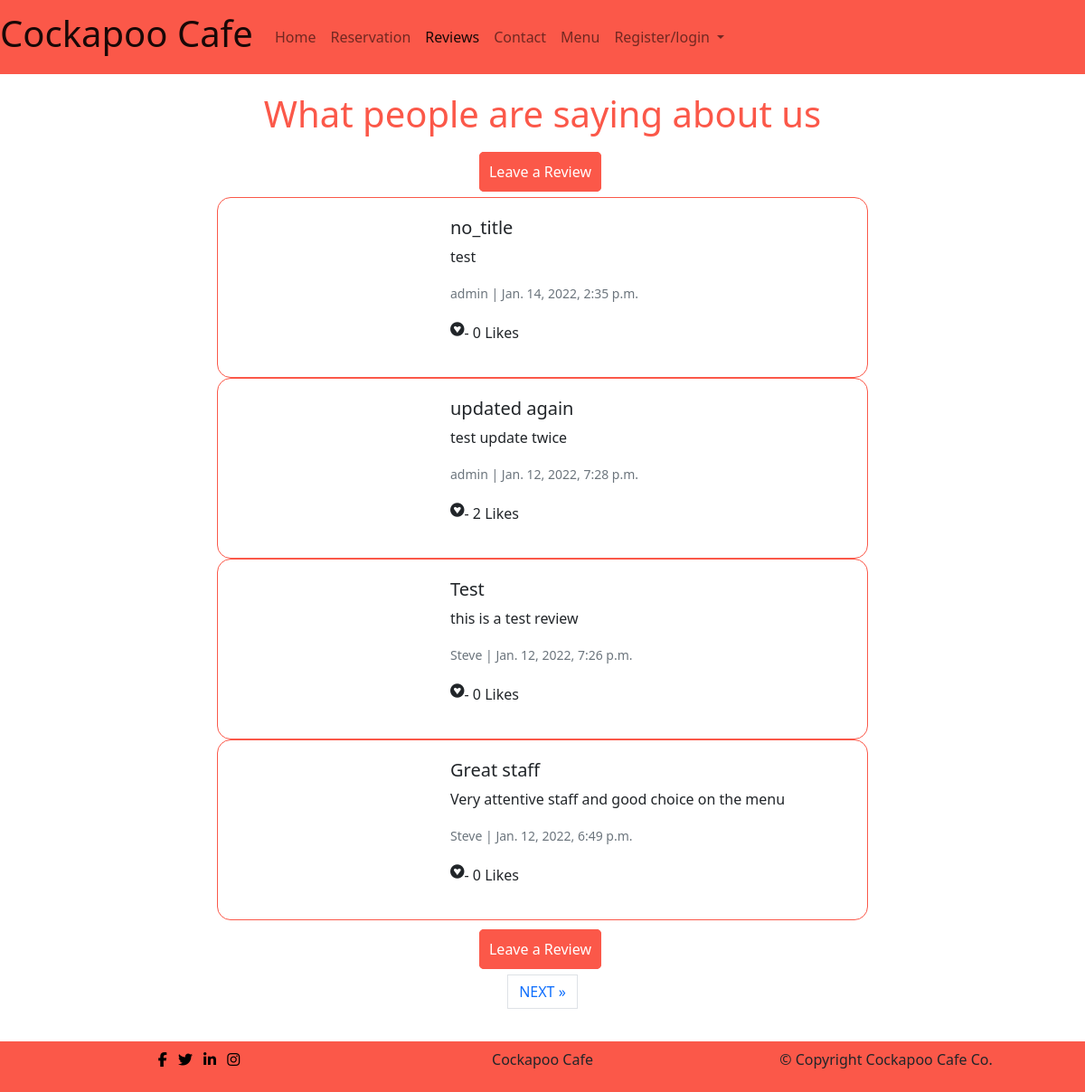
/review/, run on the app's committed database.
### review/models.py (models this page shows, shortened)
class Review(models.Model):
    author = models.ForeignKey(
        User, on_delete=models.CASCADE, related_name="User"
    )
    title = models.CharField(max_length=200, default='no_title', null=True,
                             blank=True)
    body = models.TextField()
    image = CloudinaryField('image', default='review_placeholder')
    created_on = models.DateTimeField(auto_now_add=True)
    updated_on = models.DateTimeField(auto_now=True)
    status = models.IntegerField(choices=STATUS, default=0)
    approved = models.BooleanField(default=False)
    likes = models.ManyToManyField(User, related_name='reviews', blank=True)
    class Meta:
        ordering = ["created_on"]
    def total_likes(self):
        return self.likes.count()

### review/views.py (the view, shortened to what this page needs)
# urls.py: path('', views.ReviewListView.as_view(), name="review"),
class ReviewListView(ListView):
    model = Review
    queryset = Review.objects.filter(status=1).order_by('-created_on')
    template_name = 'review/review.html'
    paginate_by = 4

### review/templates/review/review.html (shortened to what this page needs)
{% extends 'base.html' %}
{% load static%}
{% block content %}
  <h1 class="title">What people are saying about us</h1>
  {% if reviewed %}
    <div class="alert alert-success" role="alert">
        Your comment is awaiting approval
    </div>
  {% else %}
  {% if user.is_authenticated %}
    <p class="leave-review"><a class="menu-btn" href="{% url 'create_review' %}">Leave a Review</a></p>
  {% else %}
    <p class="leave-review"><a class="menu-btn" href="{% url 'account_signup' %}">Leave a Review</a></p>
  {% endif %}
  {% endif %}
{% for review in review_list %}
  <div class="card mb-0 col-8 review">
    <div class="row g-0">
      <div class="col-md-4">
      </div>
      <div class="col-md-8">
        <div class="card-body">
          <h5 class="card-title">{{ review.title }}</h5>
          <p class="card-text">{{ review.body }}</p>
          <p class="card-text"><small class="text-muted">{{ review.author }} | {{ review.created_on }}</small></p>
          <p class="inline-flex"><i class="fab fa-gratipay"> </i>- {{ review.total_likes }} Likes</p>
        </div>
      </div>
    </div>
  </div>
{% endfor %}
{% if user.is_authenticated %}
  <p class="leave-review"><a class="menu-btn" href="{% url 'create_review' %}">Leave a Review</a></p>
{% else %}
  <p class="leave-review"><a class="menu-btn" href="{% url 'account_signup' %}">Leave a Review</a></p>
{% endif %}
{% if is_paginated %}
    <nav aria-label="Page navigation">
        <ul class="pagination justify-content-center">
            {% if page_obj.has_next %}
            <li><a href="?page={{ page_obj.next_page_number }}" class="page-link"> NEXT &raquo;</a></li>
            {% endif %}
        </ul>
    </nav>
    {% endif %}
{% endblock %}

### static/css/style.css (style rules this page uses)
body { min-height: 100vh; display: flex; flex-direction: column; }
nav { margin-bottom: 20px;; }
ul { padding: 0; }
.menu-btn { background-color: #fb5849; color: #fff; border: 1px solid #fb5849; padding: 10px; border-radius: 5px; margin-bottom: 10px; margin-right: 5px; text-decoration: none; }
.inline-flex { display: inline-flex; }
div.card { width: 60%; margin: 0 auto; margin-bottom: 10px;; }
.card { border: 1px solid #fb5849; border-radius: 15px; padding: 5px; }
.review { margin: 20px auto; }
.title { color: #fb5849; text-align: center; }
.leave-review { text-align: center; margin-top: 20px; }

### data on the page
Review: title "no_title", body "test", author "admin", created_on "Jan. 14, 2022, 2:35 p.m.", total_likes "0"
Review: title "updated again", body "test update twice", author "admin", created_on "Jan. 12, 2022, 7:28 p.m.", total_likes "2"
Review: title "Test", body "this is a test review", author "Steve", created_on "Jan. 12, 2022, 7:26 p.m.", total_likes "0"
Review: title "Great staff", body "Very attentive staff and good choice on the menu", author "Steve", created_on "Jan. 12, 2022, 6:49 p.m.", total_likes "0"
